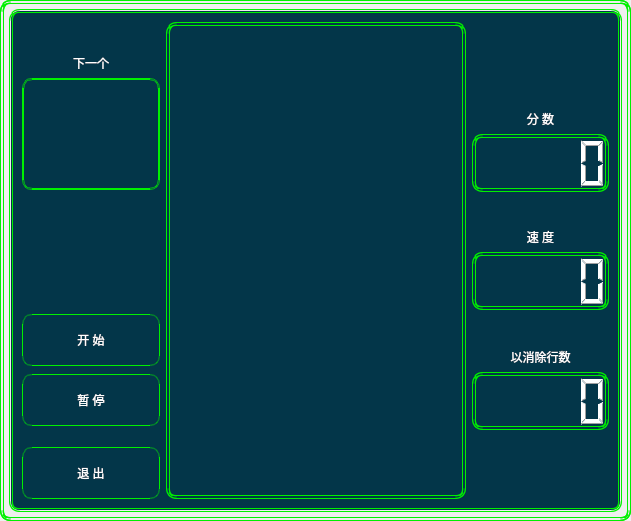
<?xml version="1.0" encoding="UTF-8"?>
<ui version="4.0">
 <class>MainWindow</class>
 <widget class="QMainWindow" name="MainWindow">
  <property name="geometry">
   <rect>
    <x>0</x>
    <y>0</y>
    <width>631</width>
    <height>521</height>
   </rect>
  </property>
  <property name="windowTitle">
   <string>俄罗斯方块</string>
  </property>
  <property name="windowIcon">
   <iconset resource="res.qrc">
    <normaloff>:/images/tetrixIcon.png</normaloff>:/images/tetrixIcon.png</iconset>
  </property>
  <property name="styleSheet">
   <string notr="true">*{
	border-style:double;
	border-color: rgb(0, 240, 0);
	border-width:4px;
	color: rgb(255, 255, 255);
	border-radius:10px;
	font: 700 16pt &quot;Microsoft YaHei UI&quot;;
	pading:4px;
	min-height:50px;
}

QFrame#frameBg{
	background-color: rgb(3, 54, 73);
}

QLabel{
	border-width:0px;
}

QLabel#labelNextPiece{
	border-width:2px;
}

QFrame#frameTetrixBoard{
	background-image: url(:/images/tetrixbg.png);
	pading:0px;
}

QPushButton{
	border-width:1px;
	font: 14pt &quot;Microsoft YaHei UI&quot;;
}
QPushButton:hover{
	font: 16pt &quot;Microsoft YaHei UI&quot;;
}
QPushButton:pressed{
	padding-left:6px;
	pading-top:6px;
	font: 14pt &quot;Microsoft YaHei UI&quot;;
}</string>
  </property>
  <widget class="QWidget" name="centralwidget">
   <layout class="QVBoxLayout" name="verticalLayout">
    <item>
     <widget class="QFrame" name="frameBg">
      <property name="frameShape">
       <enum>QFrame::StyledPanel</enum>
      </property>
      <property name="frameShadow">
       <enum>QFrame::Raised</enum>
      </property>
      <layout class="QGridLayout" name="gridLayout">
       <item row="1" column="0" rowspan="2">
        <widget class="QLabel" name="labelNextPiece">
         <property name="text">
          <string/>
         </property>
         <property name="alignment">
          <set>Qt::AlignCenter</set>
         </property>
        </widget>
       </item>
       <item row="6" column="2">
        <widget class="QLCDNumber" name="lcdRemoved"/>
       </item>
       <item row="2" column="2">
        <widget class="QLCDNumber" name="lcdScore">
         <property name="autoFillBackground">
          <bool>false</bool>
         </property>
        </widget>
       </item>
       <item row="4" column="2">
        <widget class="QLCDNumber" name="lcdLevel"/>
       </item>
       <item row="0" column="0">
        <widget class="QLabel" name="label">
         <property name="text">
          <string>下一个</string>
         </property>
         <property name="alignment">
          <set>Qt::AlignBottom|Qt::AlignHCenter</set>
         </property>
        </widget>
       </item>
       <item row="3" column="2">
        <widget class="QLabel" name="label_3">
         <property name="text">
          <string>速 度</string>
         </property>
         <property name="alignment">
          <set>Qt::AlignBottom|Qt::AlignHCenter</set>
         </property>
        </widget>
       </item>
       <item row="6" column="0">
        <widget class="QPushButton" name="pbPause">
         <property name="text">
          <string>暂 停</string>
         </property>
        </widget>
       </item>
       <item row="0" column="1" rowspan="10">
        <widget class="TetrixBoard" name="frameTetrixBoard">
         <property name="minimumSize">
          <size>
           <width>300</width>
           <height>58</height>
          </size>
         </property>
         <property name="frameShape">
          <enum>QFrame::StyledPanel</enum>
         </property>
         <property name="frameShadow">
          <enum>QFrame::Raised</enum>
         </property>
        </widget>
       </item>
       <item row="5" column="2">
        <widget class="QLabel" name="label_4">
         <property name="text">
          <string>以消除行数</string>
         </property>
         <property name="alignment">
          <set>Qt::AlignBottom|Qt::AlignHCenter</set>
         </property>
        </widget>
       </item>
       <item row="5" column="0">
        <widget class="QPushButton" name="pbStart">
         <property name="text">
          <string>开 始</string>
         </property>
        </widget>
       </item>
       <item row="9" column="0">
        <widget class="QPushButton" name="pbExit">
         <property name="text">
          <string>退 出</string>
         </property>
        </widget>
       </item>
       <item row="1" column="2">
        <widget class="QLabel" name="label_2">
         <property name="text">
          <string>分 数</string>
         </property>
         <property name="alignment">
          <set>Qt::AlignBottom|Qt::AlignHCenter</set>
         </property>
        </widget>
       </item>
      </layout>
     </widget>
    </item>
   </layout>
  </widget>
 </widget>
 <customwidgets>
  <customwidget>
   <class>TetrixBoard</class>
   <extends>QFrame</extends>
   <header location="global">tetrixboard.h</header>
   <container>1</container>
  </customwidget>
 </customwidgets>
 <resources>
  <include location="res.qrc"/>
 </resources>
 <connections>
  <connection>
   <sender>pbExit</sender>
   <signal>clicked()</signal>
   <receiver>MainWindow</receiver>
   <slot>close()</slot>
   <hints>
    <hint type="sourcelabel">
     <x>90</x>
     <y>503</y>
    </hint>
    <hint type="destinationlabel">
     <x>315</x>
     <y>270</y>
    </hint>
   </hints>
  </connection>
 </connections>
</ui>
